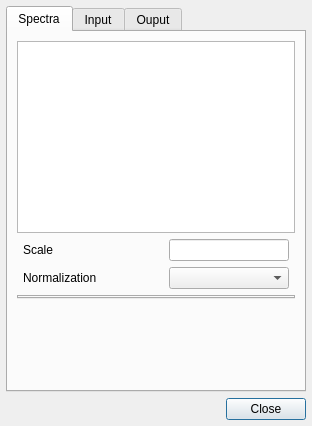
<?xml version="1.0" encoding="UTF-8"?>
<ui version="4.0">
 <class>detailsDialog</class>
 <widget class="QDialog" name="detailsDialog">
  <property name="geometry">
   <rect>
    <x>0</x>
    <y>0</y>
    <width>312</width>
    <height>426</height>
   </rect>
  </property>
  <property name="focusPolicy">
   <enum>Qt::ClickFocus</enum>
  </property>
  <property name="windowTitle">
   <string>Details</string>
  </property>
  <layout class="QVBoxLayout" name="verticalLayout">
   <property name="spacing">
    <number>6</number>
   </property>
   <property name="leftMargin">
    <number>6</number>
   </property>
   <property name="topMargin">
    <number>6</number>
   </property>
   <property name="rightMargin">
    <number>6</number>
   </property>
   <property name="bottomMargin">
    <number>6</number>
   </property>
   <item>
    <widget class="QTabWidget" name="tabWidget">
     <property name="tabPosition">
      <enum>QTabWidget::North</enum>
     </property>
     <property name="currentIndex">
      <number>0</number>
     </property>
     <widget class="QWidget" name="spectraTabWidget">
      <property name="focusPolicy">
       <enum>Qt::ClickFocus</enum>
      </property>
      <attribute name="title">
       <string>Spectra</string>
      </attribute>
      <layout class="QVBoxLayout" name="verticalLayout_5">
       <property name="leftMargin">
        <number>9</number>
       </property>
       <property name="topMargin">
        <number>9</number>
       </property>
       <property name="rightMargin">
        <number>9</number>
       </property>
       <property name="bottomMargin">
        <number>9</number>
       </property>
       <item>
        <widget class="QListView" name="spectraView">
         <property name="sizePolicy">
          <sizepolicy hsizetype="MinimumExpanding" vsizetype="Expanding">
           <horstretch>0</horstretch>
           <verstretch>0</verstretch>
          </sizepolicy>
         </property>
        </widget>
       </item>
       <item>
        <layout class="QGridLayout" name="spectraGridLayout">
         <property name="leftMargin">
          <number>6</number>
         </property>
         <property name="rightMargin">
          <number>6</number>
         </property>
         <item row="0" column="1">
          <widget class="DoubleLineEdit" name="scaleLineEdit">
           <property name="sizePolicy">
            <sizepolicy hsizetype="Preferred" vsizetype="Fixed">
             <horstretch>0</horstretch>
             <verstretch>0</verstretch>
            </sizepolicy>
           </property>
           <property name="maximumSize">
            <size>
             <width>120</width>
             <height>16777215</height>
            </size>
           </property>
           <property name="alignment">
            <set>Qt::AlignRight|Qt::AlignTrailing|Qt::AlignVCenter</set>
           </property>
          </widget>
         </item>
         <item row="0" column="0">
          <widget class="QLabel" name="scaleLabel">
           <property name="sizePolicy">
            <sizepolicy hsizetype="Preferred" vsizetype="Preferred">
             <horstretch>0</horstretch>
             <verstretch>0</verstretch>
            </sizepolicy>
           </property>
           <property name="text">
            <string>Scale</string>
           </property>
          </widget>
         </item>
         <item row="1" column="1">
          <widget class="ComboBox" name="normalizationComboBox"/>
         </item>
         <item row="1" column="0">
          <widget class="QLabel" name="normalizaitonLabel">
           <property name="text">
            <string>Normalization</string>
           </property>
          </widget>
         </item>
        </layout>
       </item>
       <item>
        <widget class="QTabWidget" name="axesTabWidget">
         <property name="sizePolicy">
          <sizepolicy hsizetype="Expanding" vsizetype="Fixed">
           <horstretch>0</horstretch>
           <verstretch>0</verstretch>
          </sizepolicy>
         </property>
         <property name="minimumSize">
          <size>
           <width>240</width>
           <height>0</height>
          </size>
         </property>
         <property name="focusPolicy">
          <enum>Qt::NoFocus</enum>
         </property>
         <property name="currentIndex">
          <number>-1</number>
         </property>
         <property name="movable">
          <bool>true</bool>
         </property>
        </widget>
       </item>
       <item>
        <spacer name="spectraVerticalSpacer">
         <property name="orientation">
          <enum>Qt::Vertical</enum>
         </property>
         <property name="sizeHint" stdset="0">
          <size>
           <width>20</width>
           <height>40</height>
          </size>
         </property>
        </spacer>
       </item>
      </layout>
     </widget>
     <widget class="QWidget" name="inputTabWidget">
      <property name="focusPolicy">
       <enum>Qt::ClickFocus</enum>
      </property>
      <attribute name="title">
       <string>Input</string>
      </attribute>
      <layout class="QVBoxLayout" name="verticalLayout_2">
       <property name="spacing">
        <number>9</number>
       </property>
       <property name="leftMargin">
        <number>9</number>
       </property>
       <property name="topMargin">
        <number>9</number>
       </property>
       <property name="rightMargin">
        <number>9</number>
       </property>
       <property name="bottomMargin">
        <number>9</number>
       </property>
       <item>
        <widget class="QPlainTextEdit" name="inputText">
         <property name="lineWrapMode">
          <enum>QPlainTextEdit::NoWrap</enum>
         </property>
         <property name="readOnly">
          <bool>true</bool>
         </property>
        </widget>
       </item>
      </layout>
     </widget>
     <widget class="QWidget" name="outputTabWidget">
      <property name="focusPolicy">
       <enum>Qt::ClickFocus</enum>
      </property>
      <attribute name="title">
       <string>Ouput</string>
      </attribute>
      <layout class="QVBoxLayout" name="verticalLayout_3">
       <property name="spacing">
        <number>9</number>
       </property>
       <property name="leftMargin">
        <number>9</number>
       </property>
       <property name="topMargin">
        <number>9</number>
       </property>
       <property name="rightMargin">
        <number>9</number>
       </property>
       <property name="bottomMargin">
        <number>9</number>
       </property>
       <item>
        <widget class="QPlainTextEdit" name="outputText">
         <property name="lineWrapMode">
          <enum>QPlainTextEdit::NoWrap</enum>
         </property>
        </widget>
       </item>
      </layout>
     </widget>
    </widget>
   </item>
   <item>
    <layout class="QHBoxLayout" name="buttonsHorizontalLayout">
     <item>
      <spacer name="buttonsHorizontalSpacer">
       <property name="orientation">
        <enum>Qt::Horizontal</enum>
       </property>
       <property name="sizeHint" stdset="0">
        <size>
         <width>40</width>
         <height>20</height>
        </size>
       </property>
      </spacer>
     </item>
     <item>
      <widget class="QPushButton" name="closePushButton">
       <property name="text">
        <string>Close</string>
       </property>
      </widget>
     </item>
    </layout>
   </item>
  </layout>
 </widget>
 <customwidgets>
  <customwidget>
   <class>DoubleLineEdit</class>
   <extends>QLineEdit</extends>
   <header>.widgets</header>
  </customwidget>
  <customwidget>
   <class>ComboBox</class>
   <extends>QComboBox</extends>
   <header>.widgets</header>
  </customwidget>
 </customwidgets>
 <resources/>
 <connections/>
</ui>
